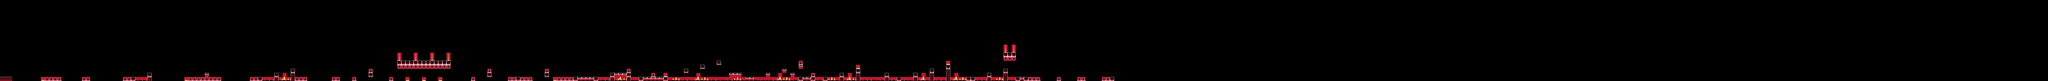

Below is a game level as drawn by its tile map, then a one-line description and the .tmx that defines it (tile-layer data replaced by summaries):
An orthogonal 500x20 tile map with 21x21 px tiles, 1 tile layer (Tile Layer 1).

<map version="1.2" tiledversion="1.3.2" orientation="orthogonal" renderorder="right-down" compressionlevel="0" width="500" height="20" tilewidth="21" tileheight="21" infinite="0" nextlayerid="2" nextobjectid="1">
 <tileset firstgid="1" source="Geometry Dash Tileset.tsx" />
 <layer id="1" name="Tile Layer 1" width="500" height="20">
  <data>[10000 cells, 275 non-empty, 21 distinct tile ids]</data>
 </layer>
</map>
